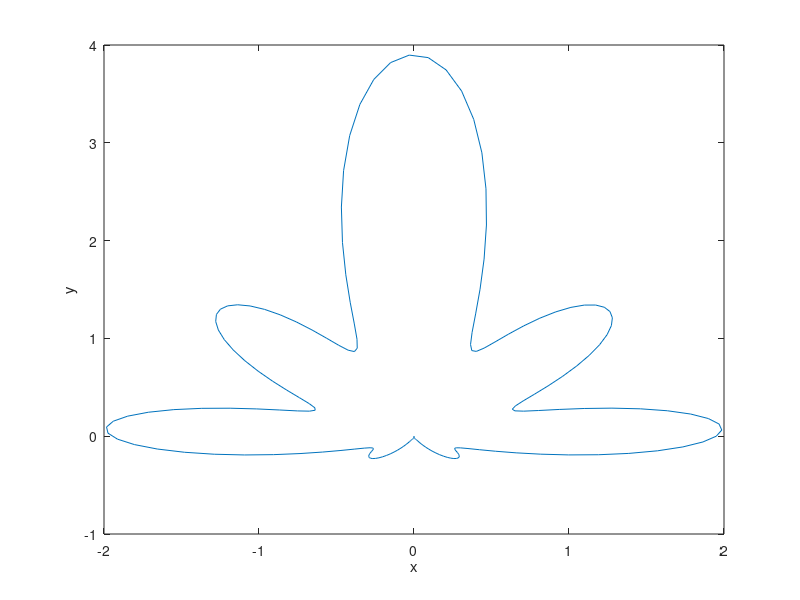

The MATLAB source for this figure:
k=1; m=4; n=8;
a=1; b=0.3; c=0.5;

x = @(t) (1+a*sin(k*t)).*(1+b*cos(m*t)).*(1+c*cos(n*t)) .* cos(t);
y = @(t) (1+a*sin(k*t)).*(1+b*cos(m*t)).*(1+c*cos(n*t)) .* sin(t);

t = linspace(0, 2*pi, 200);
plot(x(t), y(t));

xlabel('x')
ylabel('y')